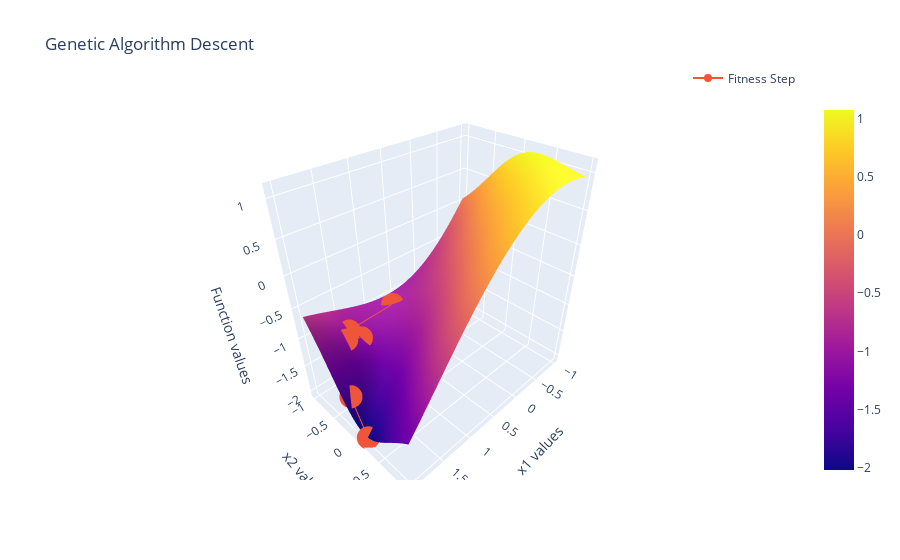

Write notebook code for a chart like this one.
### Markdown cell above
### Interactive Plot

### Code cell
fig = make_subplots()

fig.add_trace(go.Surface(
    x = x,
    y = y,
    z = zs,
))

fig.add_trace(go.Scatter3d(
    x=x1_history,
    y=x2_history, 
    z=val_history, 
    name="Fitness Step",
    mode='lines+markers'
))

fig.update_layout(
    title='Genetic Algorithm Descent', 
    showlegend=True,
    legend=dict(
        orientation="h",
        yanchor="bottom",
        y=1.02,
        xanchor="right",
        x=1), 
    scene = dict(
        xaxis_title='x1 values',
        yaxis_title='x2 values',
        zaxis_title='Function values'),
)
fig.show()
